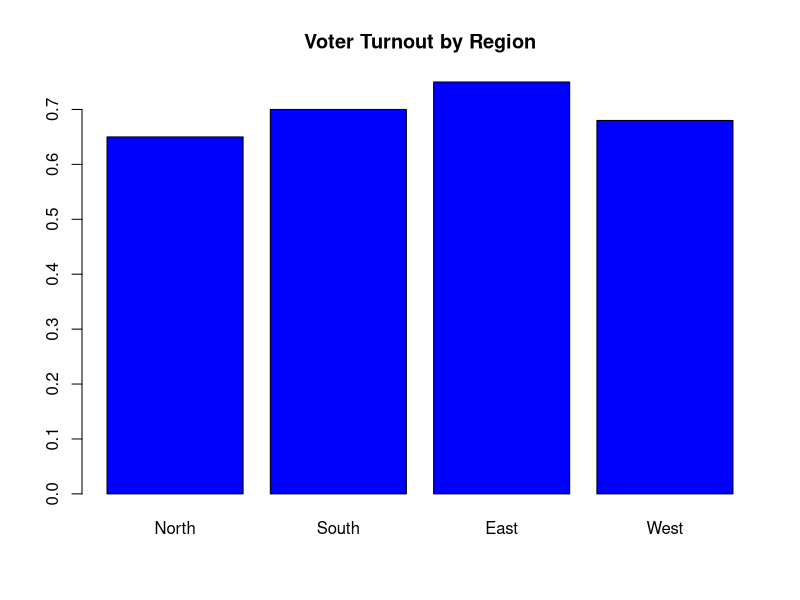
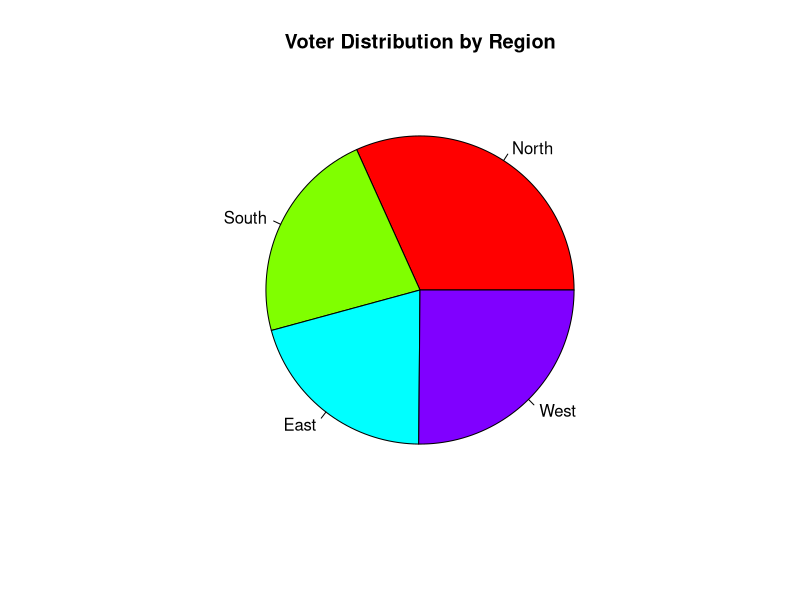
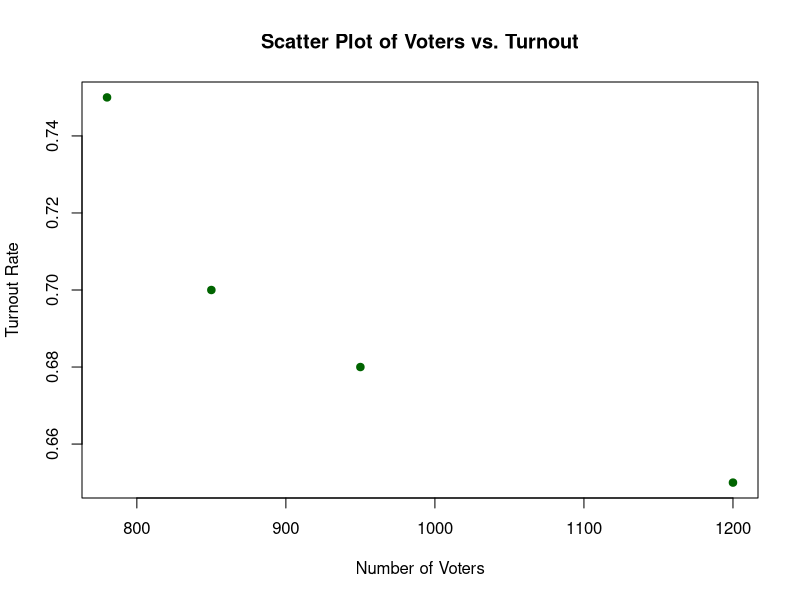

Here is the R script that generated these plots, in order:
## ---- chunk 1
# Addition
2 + 3

# Subtraction
7 - 4

# Multiplication
6 * 9

# Division
12 / 4

# Exponentiation
2^3
## ---- chunk 2
# Check if two values are equal
5 == 5  # TRUE

# Check if two values are not equal
5 != 3  # TRUE

# Greater than comparison
7 > 14   # FALSE

# Less than or equal to comparison
3 <= 5  # TRUE
## ---- chunk 3
# Assign a value to a variable
number_of_voters <- 500

# Use the variable in calculations
voter_turnout <- number_of_voters * 0.75
voter_turnout
## ---- chunk 4
# Create a simple data frame
election_data <- data.frame(
  Region = c("North", "South", "East", "West"),
  RegionID = c(1, 2, 3, 4), 
  Voters = c(1200, 850, 780, 950),
  Turnout = c(0.65, 0.70, 0.75, 0.68)
)

# View the data frame
print(election_data)
## ---- chunk 5
# Selecting a column
election_data$Voters
## ---- chunk 6
# Filtering rows by index 
second_row <- election_data[2, ]
print(second_row)
## ---- chunk 7
# Filtering rows by value 
high_turnout <- election_data[election_data$Turnout > 0.7, ]
print(high_turnout)
## ---- chunk 8
# Summarizing data
mean_turnout <- mean(election_data$Turnout)
mean_turnout
## ---- chunk 9
# Filter regions with turnout greater than 0.60 but less than 0.70
target_turnout <- election_data[election_data$Turnout > 0.60 & election_data$Turnout < 0.70, ]
print(target_turnout)
## ---- chunk 10
# Filter regions with turnout less than 0.65 or greater than 0.70
extreme_turnout <- election_data[election_data$Turnout < 0.65 | election_data$Turnout > 0.70, ]
print(extreme_turnout)
## ---- chunk 11
# Check if any regions have a turnout above 0.75
any_high_turnout <- any(election_data$Turnout > 0.75)
any_high_turnout  # TRUE

# Check if all regions have a turnout above 0.60
all_above_60 <- all(election_data$Turnout > 0.60)
all_above_60  # TRUE

## ---- chunk 12
# Bar plot of voter turnout by region
barplot(
  election_data$Turnout,
  names.arg = election_data$Region,
  col = "blue",
  main = "Voter Turnout by Region"
)
## ---- chunk 13
# Pie chart of voter distribution by region
pie(
  election_data$Voters,
  labels = election_data$Region,
  col = rainbow(length(election_data$Region)),
  main = "Voter Distribution by Region"
)
## ---- chunk 14
# Scatter plot of Voters vs. Turnout
plot(
  election_data$Voters,
  election_data$Turnout,
  xlab = "Number of Voters",
  ylab = "Turnout Rate",
  main = "Scatter Plot of Voters vs. Turnout",
  pch = 19,
  col = "darkgreen"
)
